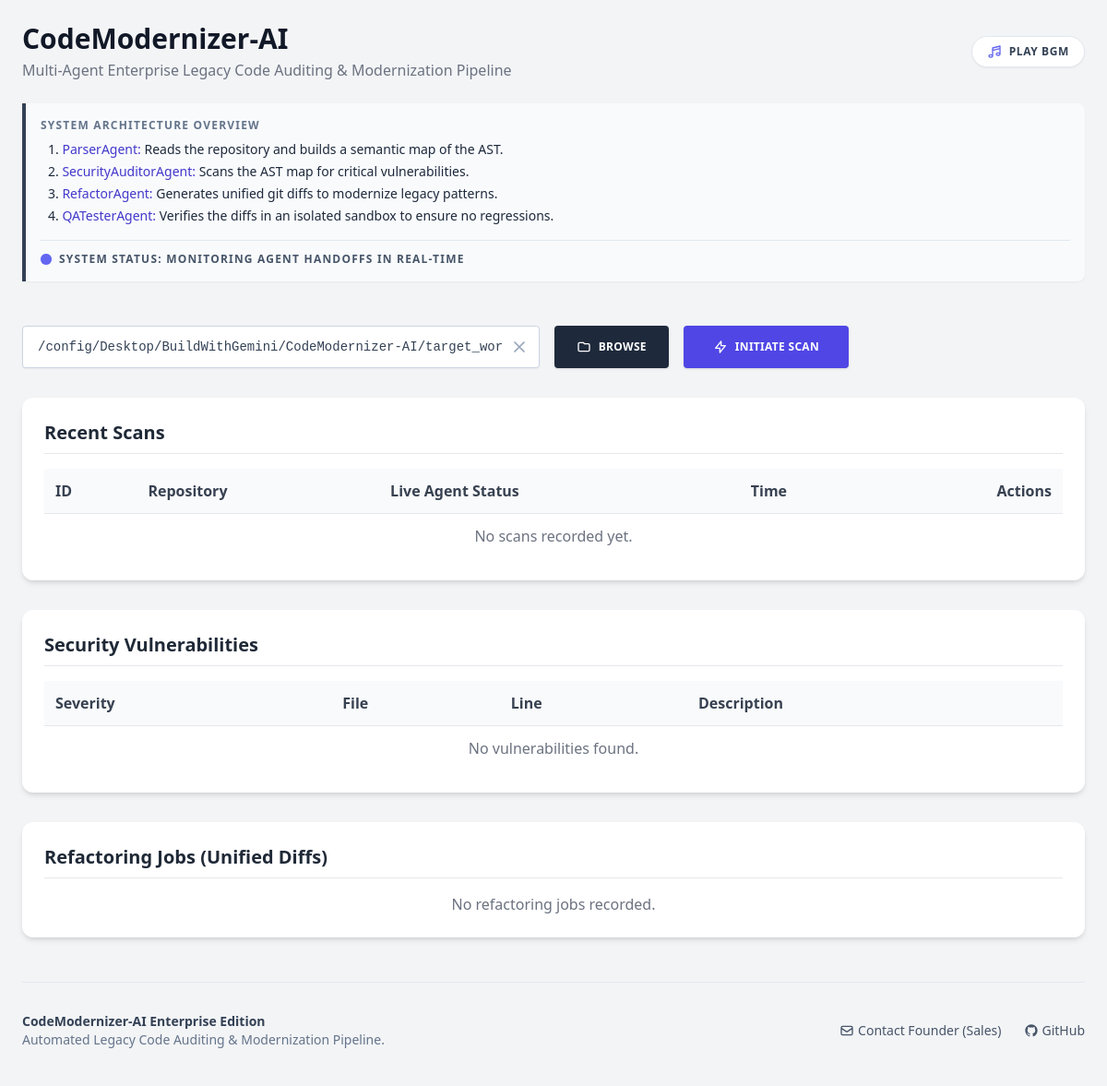
The app's page /, older data.
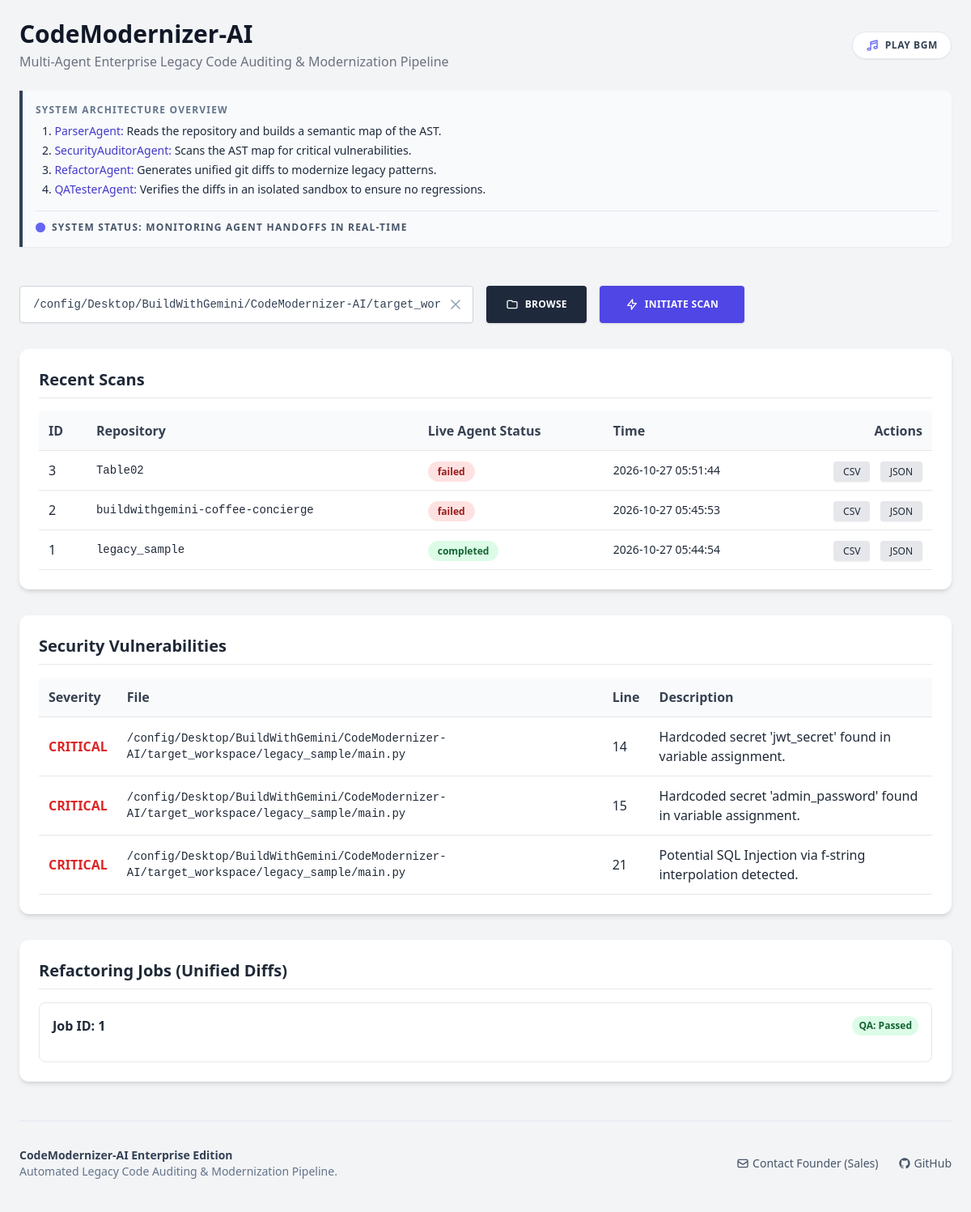
The same page, newer data.
### app/models.py (models this page shows)
class RepositoryScan(Base):
    __tablename__ = "repository_scans"
    id = Column(Integer, primary_key=True, index=True)
    repo_name = Column(String, index=True)
    commit_hash = Column(String, default="HEAD")
    status = Column(String, default="pending")  # pending, scanning, completed, failed
    created_at = Column(DateTime(timezone=True), server_default=func.now())

class VulnerabilityFinding(Base):
    __tablename__ = "vulnerability_findings"
    id = Column(Integer, primary_key=True, index=True)
    repo_id = Column(Integer, index=True)
    severity = Column(String, index=True)  # CRITICAL, HIGH, MEDIUM, LOW
    file_path = Column(String)
    line_number = Column(Integer)
    description = Column(Text)
    remediation_diff = Column(Text, nullable=True)

class RefactorJob(Base):
    __tablename__ = "refactor_jobs"
    id = Column(Integer, primary_key=True, index=True)
    repo_id = Column(Integer, index=True)
    original_code = Column(Text)
    proposed_diff = Column(Text)
    test_passed = Column(Boolean, default=False)

### app/main.py (the view)
@app.get("/", response_class=HTMLResponse)
async def dashboard(request: Request, db: Session = Depends(get_db)):
    scans = db.query(RepositoryScan).order_by(RepositoryScan.created_at.desc()).all()
    findings = db.query(VulnerabilityFinding).all()
    jobs = db.query(RefactorJob).all()
    return templates.TemplateResponse(
        request=request,
        name="index.html",
        context={"request": request, "scans": scans, "findings": findings, "jobs": jobs}
    )

### app/templates/index.html (shortened to what the changed rows need)
<!DOCTYPE html>
<html lang="en">
<head>
    <script src="https://cdn.tailwindcss.com"></script>
    <link rel="stylesheet" type="text/css" href="https://cdn.jsdelivr.net/npm/diff2html/bundles/css/diff2html.min.css" />
</head>
<body class="bg-gray-100 text-gray-800 font-sans min-h-screen p-6">
    <div class="max-w-7xl mx-auto">
        <header class="flex flex-col gap-6 mb-8">
            <div class="flex justify-between items-center w-full">
                <div>
                    <h1 class="text-3xl font-bold text-gray-900">CodeModernizer-AI</h1>
                </div>
            </div>
            <div class="bg-slate-50 border-l-4 border-slate-700 p-4 rounded-r-lg mb-6 shadow-sm">
                <h2 class="text-xs font-bold text-slate-500 mb-2 uppercase tracking-widest">System Architecture Overview</h2>
            </div>
        </header>
        <div class="bg-white rounded-xl shadow-md p-6 mb-8">
            <h2 class="text-xl font-bold text-gray-800 mb-4 border-b pb-2">Recent Scans</h2>
            <div class="overflow-x-auto">
                <table class="w-full text-left border-collapse">
                    <thead>
                        <tr class="bg-gray-50 text-gray-700">
                            <th class="p-3 border-b">ID</th>
                            <th class="p-3 border-b">Repository</th>
                            <th class="p-3 border-b">Live Agent Status</th>
                            <th class="p-3 border-b">Time</th>
                            <th class="p-3 border-b text-right">Actions</th>
                        </tr>
                    </thead>
                    <tbody>
                        {% for scan in scans %}
                        <tr class="hover:bg-gray-50">
                            <td class="p-3 border-b">{{ scan.id }}</td>
                            <td class="p-3 border-b font-mono text-sm">{{ scan.repo_name }}</td>
                            <td class="p-3 border-b">
                                <span id="status-{{ scan.id }}" class="px-3 py-1 text-xs font-semibold rounded-full
                                    {% if scan.status == 'completed' %} bg-green-100 text-green-800
                                    {% elif 'failed' in scan.status %} bg-red-100 text-red-800
                                    {% else %} bg-blue-100 text-blue-800 animate-pulse {% endif %}">
                                    {{ scan.status }}
                                </span>
                            </td>
                            <td class="p-3 border-b text-sm">{{ scan.created_at.strftime('%Y-%m-%d %H:%M:%S') if scan.created_at else 'N/A' }}</td>
                            <td class="p-3 border-b text-right space-x-2">
                                <a href="/api/scan/{{ scan.id }}/export/csv" class="text-xs bg-gray-200 hover:bg-gray-300 text-gray-800 py-1 px-3 rounded shadow-sm transition">CSV</a>
                                <a href="/api/scan/{{ scan.id }}/export/json" class="text-xs bg-gray-200 hover:bg-gray-300 text-gray-800 py-1 px-3 rounded shadow-sm transition">JSON</a>
                            </td>
                        </tr>
                        {% else %}
                        <tr><td colspan="5" class="p-3 text-center text-gray-500">No scans recorded yet.</td></tr>
                        {% endfor %}
                    </tbody>
                </table>
            </div>
        </div>
        <div class="bg-white rounded-xl shadow-md p-6 mb-8">
            <h2 class="text-xl font-bold text-gray-800 mb-4 border-b pb-2">Security Vulnerabilities</h2>
            <div class="overflow-x-auto">
                <table class="w-full text-left border-collapse">
                    <thead>
                        <tr class="bg-gray-50 text-gray-700">
                            <th class="p-3 border-b">Severity</th>
                            <th class="p-3 border-b">File</th>
                            <th class="p-3 border-b">Line</th>
                            <th class="p-3 border-b">Description</th>
                        </tr>
                    </thead>
                    <tbody>
                        {% for finding in findings %}
                        <tr class="hover:bg-gray-50">
                            <td class="p-3 border-b font-bold
                                {% if finding.severity == 'CRITICAL' %} text-red-600
                                {% elif finding.severity == 'HIGH' %} text-orange-500
                                {% elif finding.severity == 'MEDIUM' %} text-yellow-500
                                {% else %} text-blue-500 {% endif %}">
                                {{ finding.severity }}
                            </td>
                            <td class="p-3 border-b font-mono text-sm">{{ finding.file_path }}</td>
                            <td class="p-3 border-b">{{ finding.line_number }}</td>
                            <td class="p-3 border-b">{{ finding.description }}</td>
                        </tr>
                        {% else %}
                        <tr><td colspan="4" class="p-3 text-center text-gray-500">No vulnerabilities found.</td></tr>
                        {% endfor %}
                    </tbody>
                </table>
            </div>
        </div>
        <div class="bg-white rounded-xl shadow-md p-6">
            <h2 class="text-xl font-bold text-gray-800 mb-4 border-b pb-2">Refactoring Jobs (Unified Diffs)</h2>
            <div class="space-y-8">
                {% for job in jobs %}
                <div class="border border-gray-200 rounded-lg p-4">
                    <div class="flex justify-between items-center mb-4">
                        <h3 class="font-semibold text-gray-800">Job ID: {{ job.id }}</h3>
                        <span class="px-2 py-1 text-xs font-semibold rounded-full {% if job.test_passed %} bg-green-100 text-green-800 {% else %} bg-red-100 text-red-800 {% endif %}">
                            QA: {{ 'Passed' if job.test_passed else 'Failed' }}
                        </span>
                    </div>
                </div>
                {% else %}
                <p class="text-center text-gray-500">No refactoring jobs recorded.</p>
                {% endfor %}
            </div>
        </div>
    </div>
</body>
</html>

Row changes from the older to the newer data that the page shows:
added RepositoryScan: id "3", repo_name "Table02", status "failed", created_at "2026-10-27 05:51:44"
added RepositoryScan: id "2", repo_name "buildwithgemini-coffee-concierge", status "failed", created_at "2026-10-27 05:45:53"
added RepositoryScan: id "1", repo_name "legacy_sample", status "completed", created_at "2026-10-27 05:44:54"
added VulnerabilityFinding: severity "CRITICAL", file_path "/config/Desktop/BuildWithGemini/CodeModernizer-AI/target_workspace/legacy_sample/main.py", line_number "14", description "Hardcoded secret 'jwt_secret' found in variable assignment."
added VulnerabilityFinding: severity "CRITICAL", file_path "/config/Desktop/BuildWithGemini/CodeModernizer-AI/target_workspace/legacy_sample/main.py", line_number "15", description "Hardcoded secret 'admin_password' found in variable assignment."
added VulnerabilityFinding: severity "CRITICAL", file_path "/config/Desktop/BuildWithGemini/CodeModernizer-AI/target_workspace/legacy_sample/main.py", line_number "21", description "Potential SQL Injection via f-string interpolation detected."
added RefactorJob: id "1", test_passed "Passed"
Text that changed along with them:
text no longer shown: "No scans recorded yet. No vulnerabilities found. No refactoring jobs recorded."
